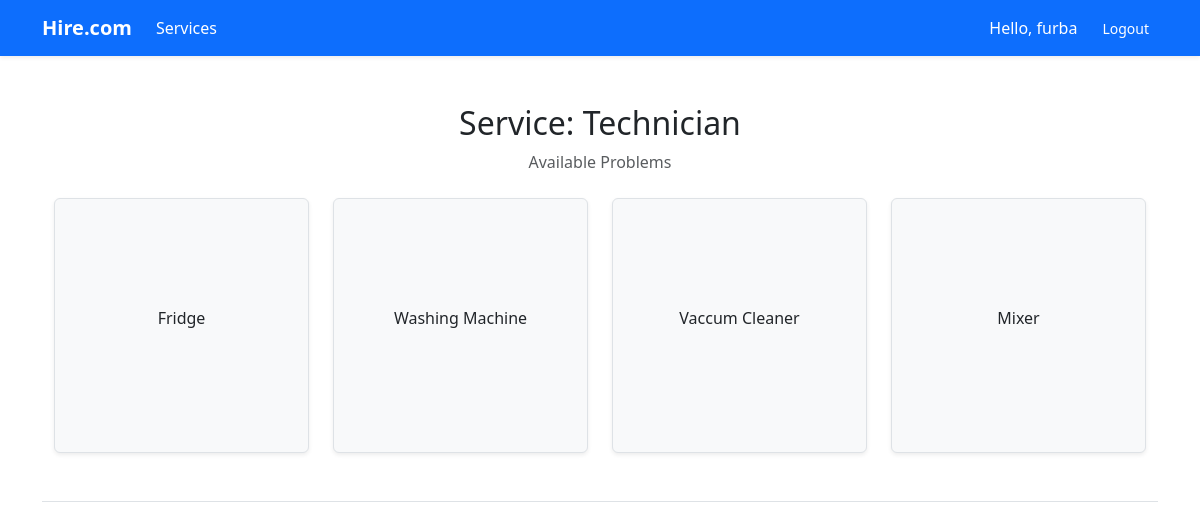
/services/1/ (signed in), run on the app's committed database.
### Hire/models.py (models this page shows, shortened)
class Service(models.Model):
    text = models.CharField()
    def __str__(self):
        return self.text

class Problem(models.Model):
    service = models.ForeignKey(Service, on_delete=models.CASCADE)
    text = models.CharField()

### Hire/views.py (the view)
# urls.py: path('services/<int:service_id>/', views.service,
def service(request, service_id):
    service = Service.objects.get(id=service_id)
    problems = service.problem_set.order_by('id')
    context = {'service': service, 'problems': problems}
    return render(request, 'Hire/service.html', context)

### Hire/templates/Hire/service.html
{% extends 'Hire/base.html' %}
{% block content %}
<div class="container mt-5">
    <h2 class="text-center mb-2">Service: {{ service }}</h2>
    <p class="text-center text-muted mb-4">Available Problems</p>
    <div class="row">
        {% for problem in problems %}
        <div class="col-6 col-md-3 mb-4">
            <div class="ratio ratio-1x1">
                <div class="bg-light border rounded d-flex
                            align-items-center justify-content-center
                            text-center p-3 shadow-sm">
                    <div>
                        {{ problem.text|linebreaks }}
                    </div>
                </div>
            </div>
        </div>
        {% endfor %}
    </div>
</div>
{% endblock content %}

### Hire/templates/Hire/base.html (shortened to what this page needs)
<!DOCTYPE html>
<html lang="en">
<head>
    <link href="https://cdn.jsdelivr.net/npm/bootstrap@5.3.2/dist/css/bootstrap.min.css" rel="stylesheet">
</head>
<body>
<nav class="navbar navbar-expand-md navbar-dark bg-primary shadow-sm mb-4">
  <div class="container">
    <a class="navbar-brand fw-bold text-white" href="{% url 'Hire:index' %}">
        Hire.com
    </a>
    <div class="collapse navbar-collapse" id="navbar-collapse">
      <ul class="navbar-nav me-auto mb-2 mb-md-0">
        <li class="nav-item">
          <a class="nav-link text-white" href="{% url 'Hire:services' %}">
            Services
          </a>
        </li>
      </ul>
      <ul class="navbar-nav ms-auto align-items-center">
        {% if user.is_authenticated %}
        <li class="nav-item me-3">
          <span class="navbar-text text-white">
            Hello, {{ user.username }}
          </span>
        </li>
        <li class="nav-item">
          <form method="post" action="{% url 'users:logout' %}">
              <button type="submit" class="btn btn-ghost text-white btn-sm">
                Logout
              </button>
          </form>
        </li>
        {% endif %}
      </ul>
    </div>
  </div>
</nav>
<main class="container">
    <div class="pb-4 mb-4 border-bottom">
        {% block content %}{% endblock %}
    </div>
</main>
</body>
</html>

### data on the page
Service: text "Technician"
Problem: text "Fridge"
Problem: text "Washing Machine"
Problem: text "Vaccum Cleaner"
Problem: text "Mixer"

### other printed values
{{ user.username }} "furba"
